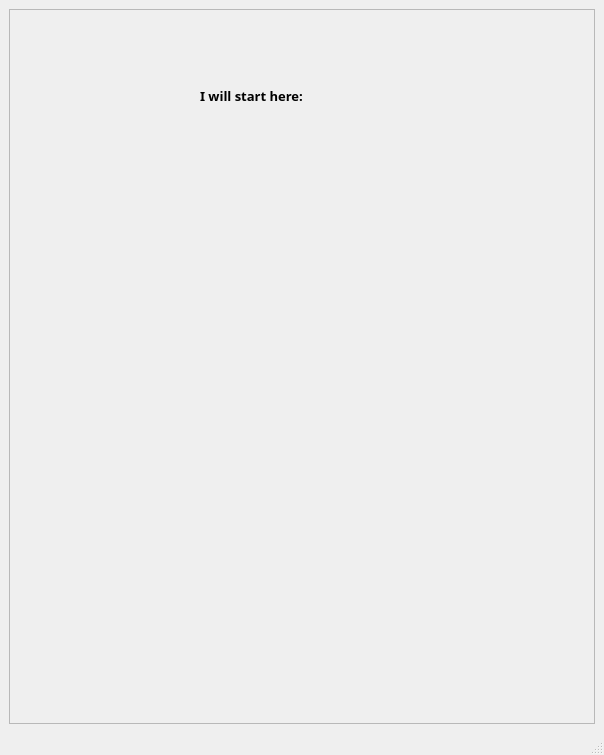
<?xml version="1.0" encoding="UTF-8"?>
<ui version="4.0">
 <class>SpecDecomTool_Main</class>
 <widget class="QMainWindow" name="SpecDecomTool_Main">
  <property name="geometry">
   <rect>
    <x>0</x>
    <y>0</y>
    <width>604</width>
    <height>755</height>
   </rect>
  </property>
  <property name="windowTitle">
   <string>Spectral Decomposition Tool</string>
  </property>
  <widget class="QWidget" name="centralwidget">
   <layout class="QVBoxLayout" name="verticalLayout">
    <item>
     <widget class="QScrollArea" name="scrollArea">
      <property name="widgetResizable">
       <bool>true</bool>
      </property>
      <widget class="QWidget" name="scrollAreaWidgetContents">
       <property name="geometry">
        <rect>
         <x>0</x>
         <y>0</y>
         <width>580</width>
         <height>680</height>
        </rect>
       </property>
       <widget class="QLabel" name="label">
        <property name="geometry">
         <rect>
          <x>190</x>
          <y>40</y>
          <width>171</width>
          <height>91</height>
         </rect>
        </property>
        <property name="font">
         <font>
          <family>Arial Black</family>
          <pointsize>10</pointsize>
          <weight>75</weight>
          <bold>true</bold>
         </font>
        </property>
        <property name="text">
         <string>I will start here:</string>
        </property>
       </widget>
      </widget>
     </widget>
    </item>
   </layout>
  </widget>
  <widget class="QMenuBar" name="menubar">
   <property name="geometry">
    <rect>
     <x>0</x>
     <y>0</y>
     <width>604</width>
     <height>26</height>
    </rect>
   </property>
  </widget>
  <widget class="QStatusBar" name="statusbar"/>
 </widget>
 <resources/>
 <connections/>
</ui>
